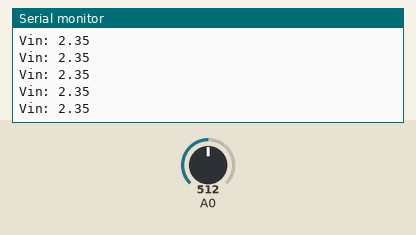
A sketch run on a simulated Arduino Uno, built with avr-gcc and run on an emulated ATmega328P. Shown: the last lines printed to the serial monitor. Inputs (shaded band) come from the test bench; at power-on: A0 = 512.

Above: at 0.8 s.
0.9 s: A0 set to 716
At 1.5 s:
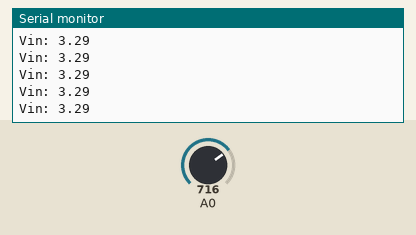
2.4 s: A0 set to 900
At 2.9 s:
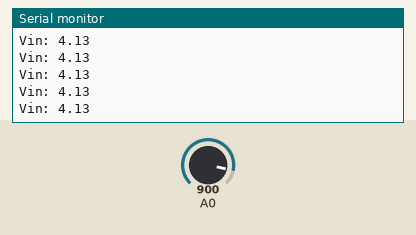
Timing chart, 0 to 5.4 s (numbered marks = the images above; inputs shaded):
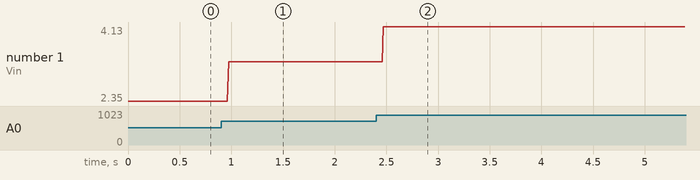

Measured:
- after the input at 0.9 s, the serial monitor: prints a new line after 0.07 s (image 1)
- after the input at 2.4 s, the serial monitor: prints a new line after 0.07 s (image 2)
- plotted number 1: 2.35 → 3.29 after the input at 0.9 s, 3.29 → 4.13 after the input at 2.4 s

The sketch:

adc_interrupt_method.ino
```cpp
#include <avr/io.h>
#include <avr/interrupt.h>

  /********************************************************************
   The right order the code should be written:

   1. Make the pin for the selected ADC channel an input pin.
      DDRC = 0x00.

   2. ADCSRA Register -
      Turn on the ADC module of the AVR because it is disabled upon
      power-on reset to save power, and enable interrupt mode. Bit ADEN
      and bit ADIE respectivly.
   3. Select the conversion speed. Setting bits ADPS2:0.

   4. ADMUX Register -
      Select voltage reference and ADC input channels.
      Bit REFS0 and REFS1 sets the voltage reference.

   5. ADCSRA Register -
      Start the ADC conversion by setting bit ADSC to one.

   6. Call the ISR with sei() function, Interrupt Service Routine.

   7. adcResult - ADCL | ADCH << 8;
      The ADC conversion data is saved inside the two registers ADCL
      and ADCH, register ADCH needs to be shifted one byte to the left
      and added to ADCL to get the whole 10 bit value.

   8. Vin =(adcResult * Vref) / 1024;
      Formatting to the right voltage value and printing that value
      to the console.

   9. ADCSRA |= (1 << ADSC);
      Bit ADSC is set to one again to enable a new conversion and then
      the ISR function repeats.

  ********************************************************************/

const float Vref   = 4.7;
float Vin          = 0.0;
uint16_t adcResult = 0;

ISR(ADC_vect)
{
   /*******************************************************************
      To fit the whole 10 bit value the ADCH register needs to be
      leftshifted by 8 and bitwised AND with ADCL register and then
      assigned to a variable.
    *******************************************************************/
   adcResult = ADCL | ADCH << 8;

   Vin = (adcResult * Vref) / 1024;

   Serial.print("Vin: ");
   Serial.println(Vin); // Print in decimal format

   /* New conversion is enabled with bit ADSC */
   ADCSRA |= (1 << ADSC);
}

int main(void)
{
  // Initialize serial communication
  Serial.begin(9600); // Adjust baud rate as needed

  /* PORT C is configured as input */
  DDRC = 0x00;


  /********************************************************************
  ADCSRA-register // Status And Control Register of ADC

     7    6    5     4    3    2     1     0
  |ADEN|ADSC|ADATE|ADIF|ADIE|ADPS2|ADPS1|ADPS0|

  Bit 7 (ADEN), ADC Enable.
  -To start each conversion you have to set this bit to one.

  Bit 3 (ADIE), Interrupt Enable.
  -This bit is set when an ADC conversion completes and the data
  registers are updated.

  Bit 2-0 (ADPS2-0), ADC Prescaler Select Bits.
  -These bits determine the division factor between the XTAL frequency
  and the input clock to the ADC.
  All ones is equal to = CK/128 -> 125 kHz.
  ********************************************************************/
  ADCSRA = 0b10001111;

  /*******************************************************************
  ADMUX-register

     7     6     5     4    3    2    1    0
  |REFS1|REFS0|ADLAR|empty|MUX3|MUX2|MUX1|MUX0|

  bits 7 and 6(REFS1, REFS0) that sets
  the reference voltage (AREF(external), AVCC or Internal 1,1 V).

  bits MUX3-MUX0 sets the ADC-channel 7-0.

  bit 5 ADLAR is by default set to 0 which is equal to left-justified
  registers ADCH and ADCL, these two registers stores the ADC conversion
  value.
  10 bits are used and the first 8 bits are
  spaced inside the first byte and and the remaining 2 bits are spaced
  inside the second register, in default-mode i.e. left shifted the
  remaining two bits are fitted inside ADCL register.

  AVCC and Analog channel ADC0 is set with the binary value
  0b01000000.
  ********************************************************************/
  ADMUX  = 0b01000000;

  /********************************************************************
  ADCSRA-register // Status And Control Register of ADC

     7    6    5     4    3    2     1     0
  |ADEN|ADSC|ADATE|ADIF|ADIE|ADPS2|ADPS1|ADPS0|

  Bit 6 (ADSC), ADC start conversion
  -To start each conversion you have to set this bit to one.
  ********************************************************************/
  ADCSRA |= (1 << ADSC);

  sei();

  while (1);

  return 0;

}
```
